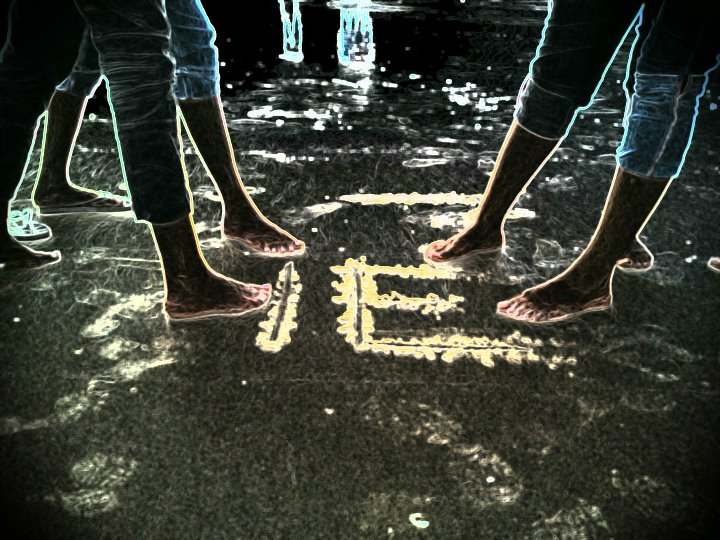
#> input picture images/gallery/298381_2329980213249_5832020_n.jpg, 720 x 540 px; its folder holds 4 pictures in this run
$ python gallery.py   (Python 2 division)
#> lines starting #> are read from the running program, lines starting #| are printed output that depends on the picture
#!/usr/bin/python

import random
import os
from PIL import Image

print '<div id="gallery">'


thumbs_directory = '../images/thumbs'
orig_directory = '../images/gallery'

MAX_HEIGHT = 90
MAX_WIDTH = 120

files = os.listdir(orig_directory)
def scale_down(img):
#> called with img = '298381_2329980213249_5832020_n.jpg'
    full_scale = Image.open(orig_directory + '/' + img)
#> full_scale is the input picture: PIL image 720x540 RGB; mean R, G, B 60.2, 63.6, 53.4

    o_w, o_h = full_scale.size
#> o_w = 720; o_h = 540

    def isInt(h): return h != 'auto'

    if o_w < o_h: w, h = 'auto', MAX_HEIGHT
    if o_w > o_h: w, h = MAX_WIDTH, 'auto'

    if w == 'auto' and isInt(h):
        w = int(int(h) * o_w / o_h);
    if h == 'auto' and isInt(w):
        h = int(int(w) * o_h / o_w);
#> h = 90
    if h == 'auto' and w == 'auto':
        # bone-head-ness
        raise "both height and width cannot be auto"

    w, h = int(w), int(h)
#> w = 120

    scaled_name = thumbs_directory + '/' + img

    scaled_file = open(scaled_name, 'w')
                # resample and resize
    scaled_data = full_scale.resize((w, h), 1)
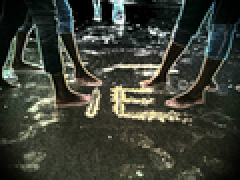
#> scaled_data: PIL image 120x90 RGB (shown 2 times larger); mean R, G, B 60.2, 63.7, 53.5
    scaled_data.save(scaled_file, 'JPEG', quality=80)
    return scaled_name

############################

i=1
left=0
for f in sorted(files):
    if f in ['.', '..']: continue

    top=random.randrange(50, 61);
    rot = random.randrange(-20,21);

    print """<div id="pic-%d" class="pic" style="top:%dpx;left:%dpx;"><a class="p1" rel="imageGallery[home_gal]" href="%s/%s" target="_blank"><img src="%s" style=" -moz-transform:rotate(%ddeg); -webkit-transform:rotate(%ddeg); -o-transform:rotate(%ddeg); -ms-transform:rotate(%ddeg); transform:rotate(%ddeg);">
</a></div>""" % (i, top, left, orig_directory.replace('../', ''), f, scale_down(f).replace("../", ""), rot, rot, rot, rot, rot)
    i += 1

    left = left + random.randrange(50,60);
#> pass 2 of the loop `for f in sorted(files):`:
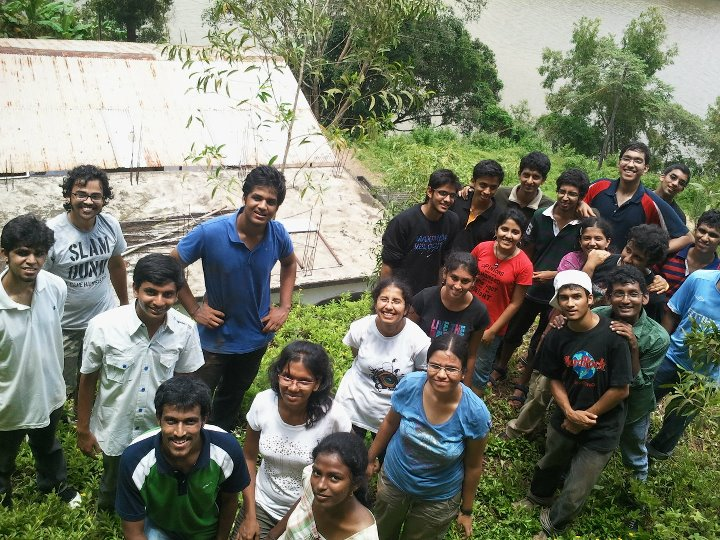
#> input picture images/gallery/304888_2329987173423_8203049_n.jpg, 720 x 540 px
#> in scale_down, full_scale is the input picture: PIL image 720x540 RGB; mean R, G, B 118.2, 122, 106.8
#> in scale_down (call 2), `scaled_data = full_scale.resize((w, h), 1)`:
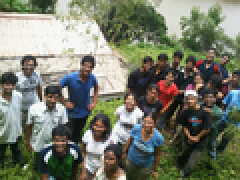
#> scaled_data: PIL image 120x90 RGB (shown 2 times larger); mean R, G, B 118.2, 122, 106.8
#> pass 3 of the loop `for f in sorted(files):`:
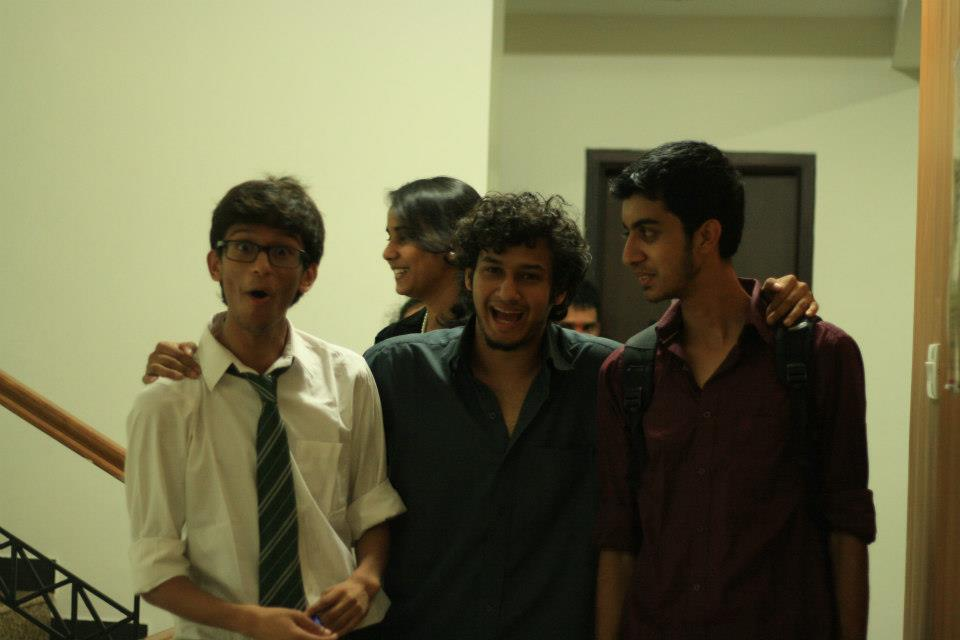
#> input picture images/gallery/310756_10151544603370095_229095499_n.jpg, 960 x 640 px
#> in scale_down, full_scale is the input picture: PIL image 960x640 RGB; mean R, G, B 111.3, 108.5, 75.5
#> in scale_down (call 3), `scaled_data = full_scale.resize((w, h), 1)`:
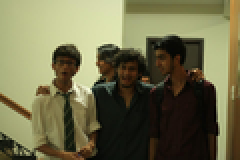
#> scaled_data: PIL image 120x80 RGB (shown 2 times larger); mean R, G, B 111.3, 108.5, 75.5
#> the loop made 4 passes; the first 3 are shown

print '</div>'
